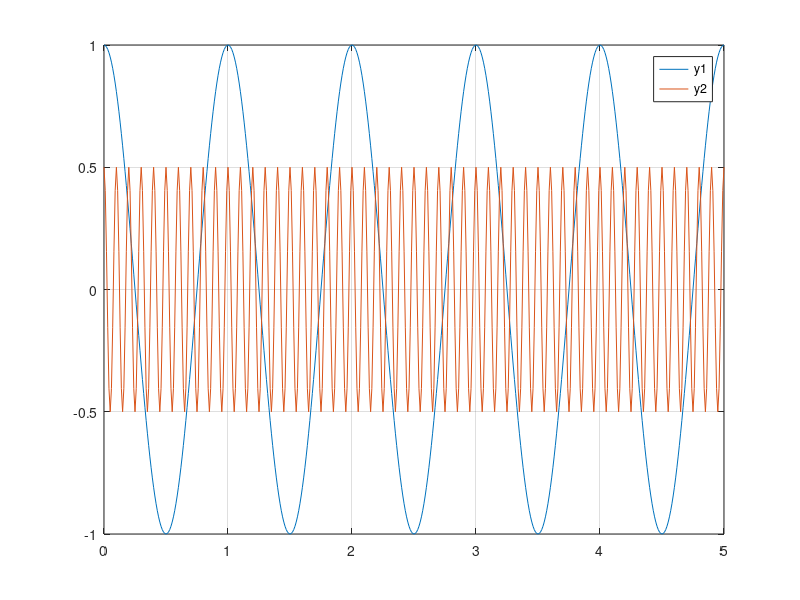

Source code (MATLAB):
clear; close all;

% create time vector
t = 0:0.01:5;

% create amplitudes
a1 = 1;
a2 = 0.5;

% create frequencies
f1 = 1;
f2 = 10; 

y1 = a1*cos(2*pi*t*f1);

y2 = a2*cos(2*pi*t*f2);

plot(t,y1);
grid on; hold on;
plot(t, y2);
legend("y1", "y2");
